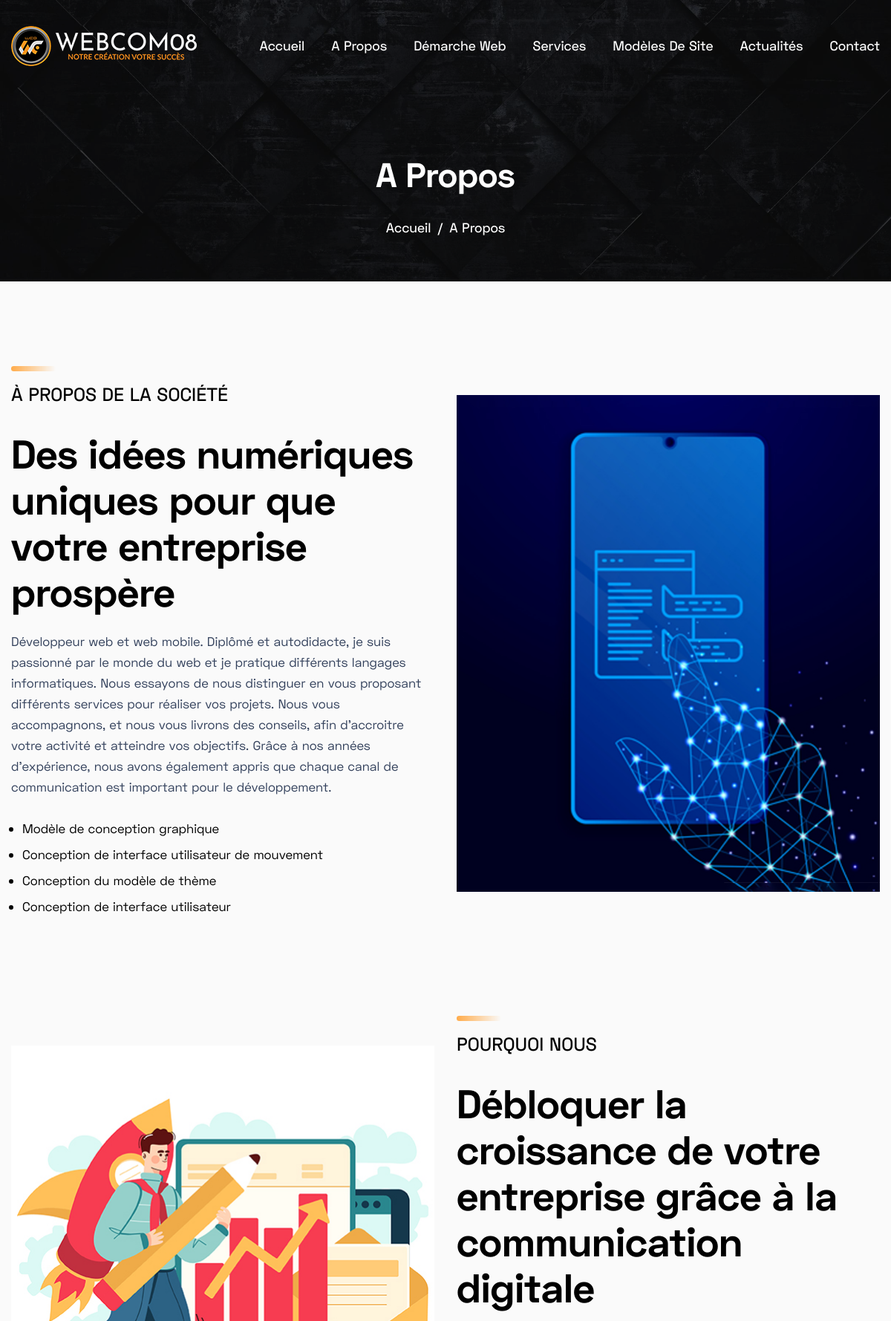
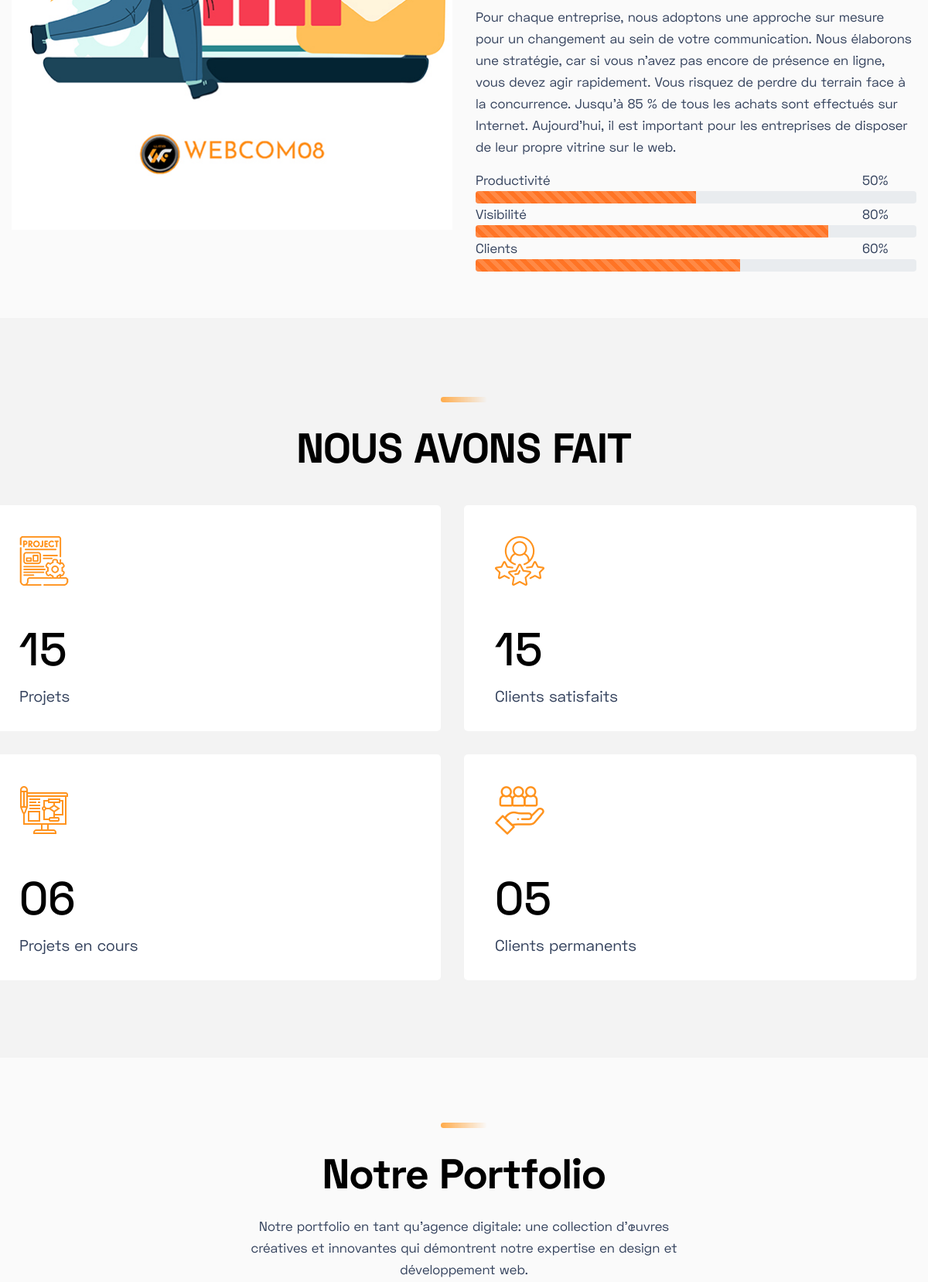
The page /a-propos/ (upper part) on the database its author committed (2 pictures, top to bottom).
### homepage/models.py (models this page shows, shortened)
class SiteSetting(models.Model):
    STATUS = (
        ('True', 'True'),
        ('False', 'False'),
    )
    title = models.CharField(max_length=200)
    meta_keyword = models.CharField(max_length=200)
    meta_description = models.TextField()
    address = models.CharField(max_length=200)
    phone = models.IntegerField()
    email = models.EmailField(blank=True, null=True, max_length=50)
    logo = models.ImageField(blank=True, null=True, upload_to='icon/')
    favicon = models.ImageField(blank=True, null=True, upload_to='icon/')
    facebook = models.URLField(blank=True, max_length=500)
    discord = models.URLField(blank=True, max_length=500)
    youtube = models.URLField(blank=True, max_length=500)
    contact = models.TextField()
    status = models.CharField(max_length=50, choices=STATUS)
    created_at = models.DateTimeField(auto_now_add=True)
    updated_at = models.DateTimeField(auto_now=True)

### about/models.py (models this page shows, shortened)
class AboutSlider(models.Model):
    id = models.AutoField(primary_key=True)
    title = models.CharField(max_length=200)
    slider_image = models.ImageField(blank=True, null=True, upload_to='about-slider/')
    class Meta:
        verbose_name_plural = "Breadcrumb Image"

class AboutContentOne(models.Model):
    content_id = models.AutoField(primary_key=True)
    heading = models.CharField(max_length=100)
    sub_heading = models.CharField(max_length=100)
    content = models.TextField()
    image = models.ImageField(blank=True, null=True, upload_to='about/')
    add_date = models.DateTimeField(auto_now_add=True, null=True)
    class Meta:
        verbose_name_plural = "About Section One"

class AboutContentTwo(models.Model):
    content_id = models.AutoField(primary_key=True)
    heading = models.CharField(max_length=100)
    sub_heading = models.CharField(max_length=100)
    content = models.TextField()
    image = models.ImageField(blank=True, null=True, upload_to='about/')
    add_date = models.DateTimeField(auto_now_add=True, null=True)
    class Meta:
        verbose_name_plural = "About Section Two"

class ProgressBar(models.Model):
    progress_id = models.AutoField(primary_key=True)
    title = models.CharField(max_length=100, null=True)
    value = models.CharField(max_length=100)
    class Meta:
        verbose_name_plural = "Progress Bar"

### about/views.py (the view)
# urls.py: path('', views.about, name="about"),
def about(request):
    settings = SiteSetting.objects.all()
    aslider = AboutSlider.objects.all().order_by('-id')[:1]
    aboutone = AboutContentOne.objects.all().order_by('-content_id')[:1]
    abouttwo = AboutContentTwo.objects.all().order_by('-content_id')[:1]
    progressbar = ProgressBar.objects.all().order_by('-progress_id')[:3]
    testimonial = Testimonial.objects.all()
    portfolio = Portfolios.objects.all().order_by('-portfolio_id')[:3]
    a_seo = AboutSeoSnippets.objects.all().order_by('-s_id')[:1]
    team = TeamMember.objects.all()
    context={'settings':settings,
             'aslider':aslider,
             'aboutone':aboutone,
             'abouttwo':abouttwo,
             'progressbar':progressbar,
             'a_seo':a_seo,
             'testimonial':testimonial,
             'portfolio':portfolio,
             'team':team, }
    return render(request, 'about.html', context)

### portfolio/models.py (called while the page is built)
    def __str__(self):
        return self.title

### about/templates/about.html (shortened to what this page needs)
{% extends 'base.html' %}
{% load static %}
{% block aboutpage %}
    {% for aslider in aslider %}
    <div class="page-title-area">
        <div class="section__bg" style="background-image: url('{{aslider.slider_image.url}}');"></div>
        {% endfor %}
        <div class="container">
            <div class="row">
                <div class="col-lg-12">
                    <div class="page-title-content text-center">
                        <h3 class="title">A propos</h3>
                        <nav aria-label="breadcrumb">
                            <ol class="breadcrumb">
                                <li class="breadcrumb-item"><a href="{% url 'home' %}">Accueil</a></li>
                                <li class="breadcrumb-item active" aria-current="page">A Propos</li>
                            </ol>
                        </nav>
                    </div>
                </div>
            </div>
        </div>
    </div>
    <section class="about-us-area pt-100">
        {% for aboutone in aboutone %}
        <div class="container">
            <div class="row align-items-center">
                <div class="col-md-12 col-lg-6">
                    <div class="about-content">
                        <img src="{% static 'images/hero-line.png' %}" alt="{{aboutone.sub_heading}}">
                        <span>{{aboutone.sub_heading}}</span>
                        <h3 class="title">{{aboutone.heading}} </h3>
                        <p>{{aboutone.content|safe}}</p>
                    </div>
                </div>
                <div class="col-md-12 col-lg-6">
                    <div class="about-thumb animated wow fadeInRight" data-wow-duration="3000ms" data-wow-delay="0ms">
                        <img src="{{aboutone.image.url}}" alt="{{aboutone.heading}}">
                    </div>
                </div>
            </div>
        </div>
        {% endfor %}
    </section>
    <section class="about-us-area pt-100 pb-60">
        {% for abouttwo in abouttwo %}
        <div class="container">
            <div class="row align-items-center">
                <div class="col-md-12 col-lg-6">
                    <div class="about-thumb animated wow fadeInLeft" data-wow-duration="3000ms" data-wow-delay="0ms">
                        <img src="{{abouttwo.image.url}}" alt="{{abouttwo.heading }}">
                    </div>
                </div>
                <div class="col-md-12 col-lg-6">
                    <div class="about-content">
                        <img src="{% static 'images/hero-line.png' %}" alt="{{abouttwo.sub_heading}}">
                        <span>{{abouttwo.sub_heading}}</span>
                        <h3 class="title">{{abouttwo.heading }}</h3>
                        <p>{{abouttwo.content|safe}}</p>
                    </div>
                    {% endfor %}
                    {% for progressbar in progressbar %}
                    <div class="row">
                    <div class="col col-lg-2"><span>{{progressbar.title}}</span></div>
                    <div class="col"></div>
                    <div class="col col-lg-2 float-right"><span>{{progressbar.value}}%</span></div>
                    </div>
                    <div class="progress">
                        <div class="progress-bar progress-bar-striped" style="width:{{progressbar.value}}%; background-color:#ff7425"></div>
                      </div>
                      {% endfor %}
                </div>
            </div>
        </div>
    </section>
    <section class="overview-area pb-100">
        <div class="container">            <div class="row justify-content-center">
            <div class="col-lg-6 col-md-9">
                <div class="section-title text-center">
                    <img src="{% static 'images/hero-line.png' %}" alt="our project five">
                    <h3 class="title">NOUS AVONS FAIT</h3>
                </div>
            </div>
        </div>
                    <div class="overview-counter-area">
                        <div class="row">
                            <div class="col-lg-6 col-md-6 ">
                                <div class="overview-counter-item mt-10 animated wow fadeInUp" data-wow-duration="3000ms" data-wow-delay="0ms">
                                    <div class="icon">
                                        <img src="{% static 'images/project.png' %}" alt="project image">
                                    </div>
                                    <h3 class="title count">15</h3>
                                    <span>Projets</span>
                                </div>
                            </div>
                            <div class="col-lg-6 col-md-6">
                                <div class="overview-counter-item mt-10 animated wow fadeInUp" data-wow-duration="3000ms" data-wow-delay="300ms">
                                    <div class="icon">
                                        <img src="{% static 'images/rating.png' %}" alt="rating image">
                                    </div>
                                    <h3 class="title count">15</h3>
                                    <span>Clients satisfaits</span>
                                </div>
                            </div>
                            <div class="col-lg-6 col-md-6">
                                <div class="overview-counter-item mt-30 animated wow fadeInUp" data-wow-duration="3000ms" data-wow-delay="600ms">
                                    <div class="icon">
                                        <img src="{% static 'images/flowchart.png' %}" alt="flowchart image">
                                    </div>
                                    <h3 class="title count">06</h3>
                                    <span>
                                        Projets en cours</span>
                                </div>
                            </div>
                            <div class="col-lg-6 col-md-6">
                                <div class="overview-counter-item mt-30 animated wow fadeInUp" data-wow-duration="3000ms" data-wow-delay="900ms">
                                    <div class="icon">
                                        <img src="{% static 'images/target-2.png' %}" alt="target image">
                                    </div>
                                    <h3 class="title count">05</h3>
                                    <span>Clients permanents</span>
                                </div>
                            </div>
                        </div>
                    </div>
                </div>
    </section>
    <div id="portfolio-scroll" class="portfolio-style-1-area pt-70">
        <div class="container">
            <div class="row justify-content-center">
                <div class="col-lg-6 col-md-9">
                    <div class="section-title text-center">
                        <img src="{% static 'images/hero-line.png' %}" alt="our project five">
                        <h3 class="title">Notre Portfolio</h3>
                        <p>Notre portfolio en tant qu'agence digitale: une collection d'œuvres créatives et innovantes qui démontrent notre expertise en design et développement web.</p>
                    </div>
                </div>
            </div>
        </div>
    </div>
    {% endblock aboutpage %}

### homepage/templates/base.html (shortened to what this page needs)
{% load static %}
{% for settings in settings %}
<!doctype html>
<html lang="en">
<head>
    <link rel="stylesheet" href="{% static 'css/bootstrap.min.css' %}">
    <link rel="stylesheet" href="{% static 'css/bootstrap.min.css' %}">
    <link rel="stylesheet" href="{% static 'css/font-awesome.min.css' %}">
    <link rel="stylesheet" href="{% static 'css/magnific-popup.css' %}">
    <link rel="stylesheet" href="{% static 'css/animate.min.css' %}">
    <link rel="stylesheet" href="{% static 'css/slick.css' %}">
    <link rel="stylesheet" href="{% static 'css/default.css' %}">
    <link rel="stylesheet" href="{% static 'css/page.css' %}">
    <link rel="stylesheet" href="{% static 'css/style.css' %}">
    <link rel="stylesheet" href="{% static 'css/gallery.css' %}">
    <link href="https://getbootstrap.com/docs/5.2/assets/css/docs.css" rel="stylesheet">
</head>
<body>
    <header class="header-area">
        <div class="header-nav">
            <div class="container">
                <div class="row">
                    <div class="col-lg-12">
                        <div class="navigation">
                            <nav class="navbar navbar-expand-lg navbar-light ">
                                <a class="navbar-brand" width="107" height="90" href="{% url 'home' %}"><img src="{{settings.logo.url}}" alt="{{settings.title}} one"></a>
                                <div class="collapse navbar-collapse sub-menu-bar" id="navbarSupportedContent">
                                    <ul class="navbar-nav ml-auto">
                                        <li class="nav-item active">
                                            <a class="nav-link" href="{% url 'home' %}">Accueil</a>
                                        </li>
                                        <li class="nav-item">
                                            <a class="nav-link" href="{% url 'about' %}">A propos</a>
                                        </li>
                                        <li class="nav-item">
                                            <a class="nav-link" href="{% url 'webapproach' %}">Démarche Web</a>
                                        </li>
                                        <li class="nav-item">
                                            <a class="nav-link" href="{% url 'service' %}">Services</a>
                                        </li>
                                        <li class="nav-item">
                                            <a class="nav-link" href="{% url 'portfolio' %}">Modèles de Site</a>
                                        </li>
                                        <li class="nav-item">
                                            <a class="nav-link" href="{% url 'blog' %}">Actualités</a>
                                        </li>
                                        <li class="nav-item">
                                            <a class="nav-link" href="{% url 'contact' %}">Contact</a>
                                        </li>
                                    </ul>
                                </div>
                            </nav>
                        </div>
                    </div>
                </div>
            </div>
        </div>
    </header>
{% block aboutpage %}
{% endblock aboutpage %}
    {% endfor %}
</body>
</html>

### static/css/default.css (style rules this page uses)
.mt-10 { margin-top: 10px; }
.mt-30 { margin-top: 30px; }
.pt-70 { padding-top: 70px; }
.pt-100 { padding-top: 100px; }
.pb-60 { padding-bottom: 60px; }
.pb-100 { padding-bottom: 100px; }

### rows shown on the page
SiteSetting: logo (picture)
AboutSlider: slider_image (picture)
AboutContentOne: sub_heading "À PROPOS DE LA SOCIÉTÉ", heading "Des idées numériques uniques pour que votre entreprise prospère", content "Développeur web et web mobile. Diplômé et autodidacte, je suis passionné par le monde du web et je pratique différents langages informatiques. Nous essayons de nous distinguer en vous proposant différents services pour réaliser vos projets. Nous vous accompagnons, et nous vous livrons des conseils, afin d’accroitre votre activité et atteindre vos objectifs. Grâce à nos années d'expérience, nous avons également appris que chaque canal de communication est important pour le développement. Modèle de conception graphique Conception de interface utilisateur de mouvement Conception du modèle de thème Conception de interface utilisateur", image (picture)
AboutContentTwo: image (picture), sub_heading "POURQUOI NOUS", heading "Débloquer la croissance de votre entreprise grâce à la communication digitale", content "Pour chaque entreprise, nous adoptons une approche sur mesure pour un changement au sein de votre communication. Nous élaborons une stratégie, car si vous n’avez pas encore de présence en ligne, vous devez agir rapidement. Vous risquez de perdre du terrain face à la concurrence. Jusqu’à 85 % de tous les achats sont effectués sur Internet. Aujourd’hui, il est important pour les entreprises de disposer de leur propre vitrine sur le web."
ProgressBar: title "Productivité", value "50"
ProgressBar: title "Visibilité", value "80"
ProgressBar: title "Clients", value "60"
